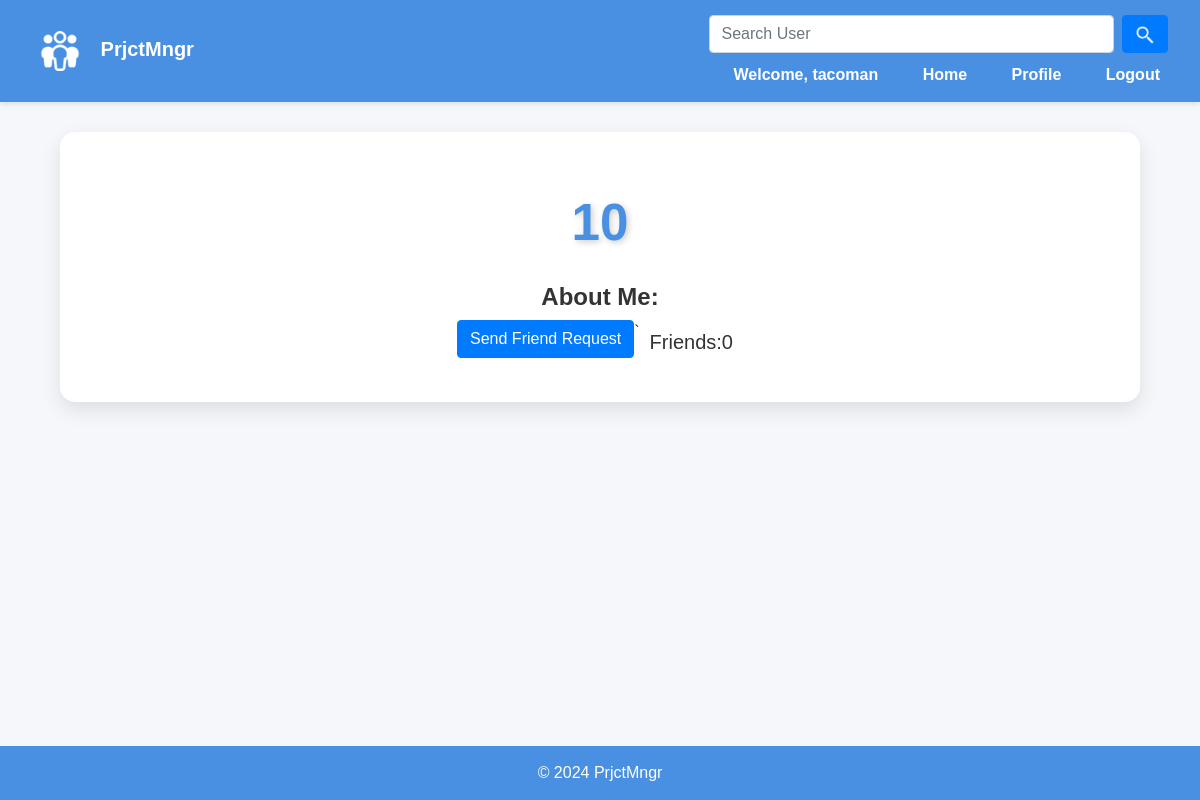
The page /profile/10 (signed in) on the database as committed earlier.
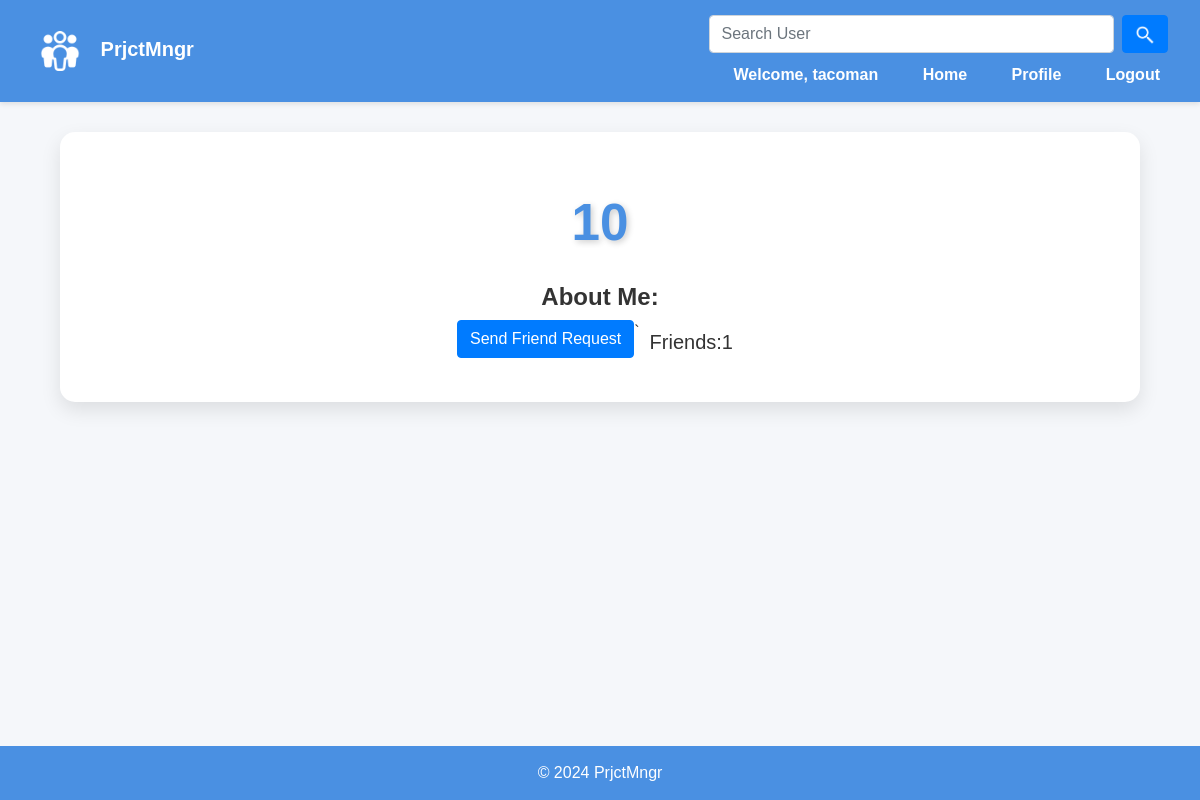
The same page on the database as committed later.
### team/models.py (models this page shows)
class User(AbstractUser):
    friends = models.ManyToManyField('self', related_name='friends', blank=True)
    bio = models.TextField()

### team/views.py (the view)
# urls.py: path('profile/<str:username>', views.profile, name='profile'),
def profile(request,username):
        user = User.objects.get(username=username)
        if(request.user==user):
            friend_requests = FriendRequest.objects.filter(receiver=user)
            return render(request,"profile.html",{"profile_user":user,"friend_requests":friend_requests})
        try:
            friend_request_received=FriendRequest.objects.get(sender=user,receiver=request.user)
        except FriendRequest.DoesNotExist:
            friend_request_received = None
        try:
            friend_request_sent = FriendRequest.objects.get(receiver=user,sender=request.user)
        except FriendRequest.DoesNotExist:
            friend_request_sent = None
        return render(request,"profile.html",{"profile_user":user,"friend_request_received":friend_request_received,"friend_request_sent":friend_request_sent})

### team/templates/profile.html (shortened to what this page needs)
{% extends "layout.html" %}
{% load static %}
{% block body %}
    <div id="profile_info_div" style='justify-items: center; text-align: center;'>
        <h1 id="profile_username">{{ profile_user.username }}</h1>
        <h4 style="font-weight: bold">About Me:</h4>
        <div style="justify-content:center" class="row">
             {% if user == profile_user %}
                <button id="edit_profile" class="btn btn-outline-primary" >Edit Profile</button>
            {% elif user in profile_user.friends.all %}
                <form action="{% url 'remove_friend' profile_user.username %}" method="POST">
                    {% csrf_token %}
                    <button class="btn btn-danger">Remove Friend</button>
                </form>
            {% elif friend_request_sent %}
                <form action="{% url 'remove_friend_request' profile_user.username %}" method="POST">
                    {% csrf_token %}
                    <button class="btn btn-warning">Cancel Friend Request</button>
                </form>
            {% elif friend_request_received %}
                <form action="{% url 'accept_friend_request' profile_user.username %}" method="POST">
                    {% csrf_token %}
                    <button class="btn btn-success">Accept Friend Request</button>
                </form>
            {% else %}
                <form action="{% url 'friend_request' profile_user.username %}" method="POST">
                    <button class="btn btn-primary">Send Friend Request</button>
                </form>
            {% endif %}`
            <div style="margin:10px" class="row">
                <h5>Friends: </h5><h5 id="friend_count" value="{{ profile_user.friends.count }}">{{ profile_user.friends.count }}</h5>
            </div>
        </div>
    </div>
{% endblock %}

Rows that differ between the two databases and show on the page:
changed User (number 2 of 2 on the later page): friends.count "0" → "1"
